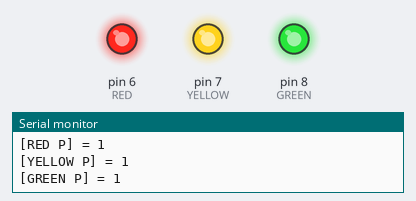
Bench run of a sketch on a simulated Arduino Uno, built with avr-gcc and run on an emulated ATmega328P. On the bench: output pins drawn as LEDs (lit = HIGH), the last lines printed to the serial monitor.

Above: at 0.05 s.
At 2.65 s:
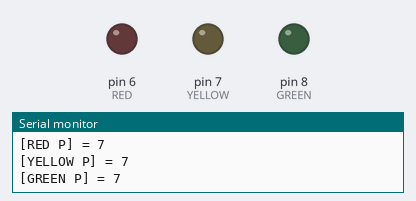
Timing chart, 0 to 3.0 s (numbered marks = the images above):
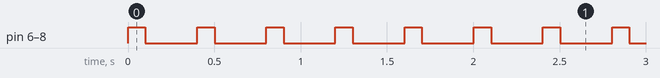

Measured:
- by itself, pin 6 (RED), pin 7 (YELLOW): alternates HIGH for 0.10 s and LOW for 0.30 s
- by itself, pin 8 (GREEN): alternates HIGH for 0.10 s and LOW for 0.30 s, 598 changes in all, then stays LOW

The sketch:

master_slave_homework.ino
```cpp
#include <Arduino_FreeRTOS.h>

#define RED 6
#define YELLOW 7
#define GREEN 8

const TickType_t _300ms = pdMS_TO_TICKS(300);

typedef int TaskProfiler;
TaskProfiler REDprofiler = 0;
TaskProfiler YELLOWprofiler = 0;
TaskProfiler GREENprofiler = 0;

int yellow_exec_cycle = 0, green_exec_cycle = 0;

TaskHandle_t red_Handle , yellow_Handle, green_Handle;

void setup() {
  Serial.begin(9600);

  xTaskCreate(red_master, "Toggle RED LED", 128, NULL, 1, &red_Handle);
  xTaskCreate(yellow_slave, "Toggle YELLOW LED", 128, NULL, 1, &yellow_Handle);
  xTaskCreate(green_slave, "Toggle GREEN LED", 128, NULL, 1, &green_Handle);
  void led_on_off(int GPIO);
}


void red_master(void *pvParameters){
  pinMode(RED, OUTPUT);

  while (1) {
    yellow_exec_cycle++;
    green_exec_cycle++;
    REDprofiler++;
    Serial.print("[RED P] = ");
    Serial.println(REDprofiler);
    if (yellow_exec_cycle == 500) {
      Serial.println("YELLOW SUSPENDED");
      vTaskSuspend(yellow_Handle);
    }
    else if (yellow_exec_cycle == 1000) {
      Serial.println("YELLOW RESUME");
      vTaskResume(yellow_Handle);
      yellow_exec_cycle = 0;
    }
    else if (green_exec_cycle == 300){
      Serial.println("GREEN SUSPENDED");
      vTaskSuspend(green_Handle);
    }
    else if (green_exec_cycle == 900){
      Serial.println("GREEN RESUME");
      vTaskResume(green_Handle);
      green_exec_cycle = 0;
    }
    led_on_off(RED);
    vTaskDelay(_300ms);
  }
}

 void yellow_slave(void *pvParameters){
  pinMode(YELLOW, OUTPUT);

  while(1){
    YELLOWprofiler++;
    Serial.print("[YELLOW P] = ");
    Serial.println(YELLOWprofiler);

    led_on_off(YELLOW);

    vTaskDelay(_300ms);
  }
}

void green_slave(void *pvParameters){
  pinMode(GREEN, OUTPUT);

  while (1) {
    GREENprofiler++;
    Serial.print("[GREEN P] = ");
    Serial.println(GREENprofiler);

    led_on_off(GREEN);
    vTaskDelay(_300ms);
  }
}

void led_on_off(int GPIO){
  digitalWrite(GPIO, HIGH);
  delay(100);
  digitalWrite(GPIO, LOW);
}

void loop() {
}
```
